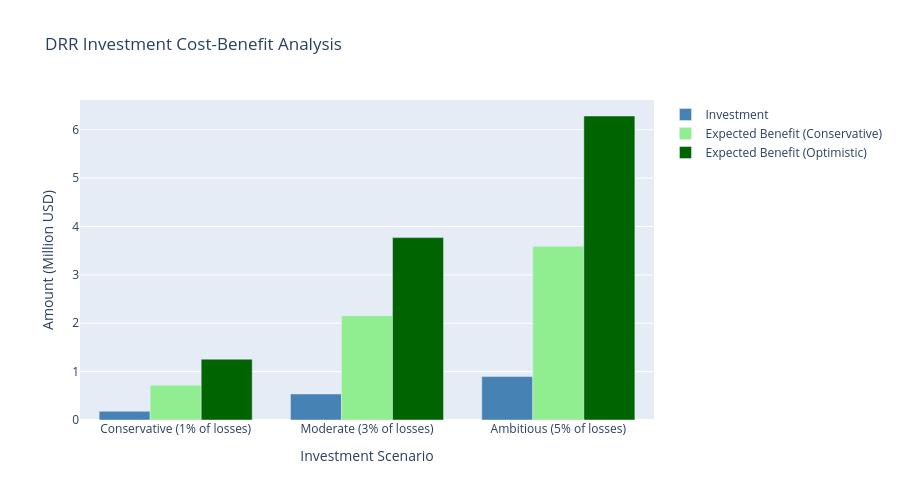

This figure's notebook cell:
### Markdown cell above
## 4. Cost-Benefit Analysis of DRR Investments

### Investment Justification:
Research shows that every $1 invested in DRR saves $4-7 in disaster losses.

### Code cell
if df is not None and 'usdvalue' in df.columns:
    avg_annual_loss = df.groupby('year')['usdvalue'].sum().mean()
    
    drr_investment_scenarios = {
        'Conservative (1% of losses)': avg_annual_loss * 0.01,
        'Moderate (3% of losses)': avg_annual_loss * 0.03,
        'Ambitious (5% of losses)': avg_annual_loss * 0.05
    }
    
    benefit_ratio_low = 4
    benefit_ratio_high = 7
    
    print("\n" + "="*80)
    print("COST-BENEFIT ANALYSIS: DRR INVESTMENT SCENARIOS")
    print("="*80)
    print(f"\nBased on average annual loss of ${avg_annual_loss/1e6:.2f} million USD\n")
    
    results = []
    for scenario, investment in drr_investment_scenarios.items():
        benefit_low = investment * benefit_ratio_low
        benefit_high = investment * benefit_ratio_high
        net_benefit_low = benefit_low - investment
        net_benefit_high = benefit_high - investment
        
        print(f"{scenario}:")
        print(f"  Annual investment: ${investment/1e6:.2f} million USD")
        print(f"  Expected benefits: ${benefit_low/1e6:.2f} - ${benefit_high/1e6:.2f} million USD")
        print(f"  Net benefit: ${net_benefit_low/1e6:.2f} - ${net_benefit_high/1e6:.2f} million USD")
        print(f"  Return on investment: {benefit_ratio_low}:1 to {benefit_ratio_high}:1\n")
        
        results.append({
            'Scenario': scenario,
            'Investment': investment/1e6,
            'Benefit_Low': benefit_low/1e6,
            'Benefit_High': benefit_high/1e6
        })
    
    results_df = pd.DataFrame(results)
    
    fig = go.Figure()
    
    fig.add_trace(go.Bar(
        name='Investment',
        x=results_df['Scenario'],
        y=results_df['Investment'],
        marker_color='steelblue'
    ))
    
    fig.add_trace(go.Bar(
        name='Expected Benefit (Conservative)',
        x=results_df['Scenario'],
        y=results_df['Benefit_Low'],
        marker_color='lightgreen'
    ))
    
    fig.add_trace(go.Bar(
        name='Expected Benefit (Optimistic)',
        x=results_df['Scenario'],
        y=results_df['Benefit_High'],
        marker_color='darkgreen'
    ))
    
    fig.update_layout(
        title='DRR Investment Cost-Benefit Analysis',
        xaxis_title='Investment Scenario',
        yaxis_title='Amount (Million USD)',
        barmode='group',
        height=500
    )
    
    fig.show()
    fig.write_html(FIGURES_DIR / 'UC1_cost_benefit_analysis.html')

### Figure 1 — Plotly figure (JSON) as saved in the notebook; plotly's stock layout.template omitted (floating-point values rounded to 4 significant figures)
{"data": [{"marker": {"color": "steelblue"}, "name": "Investment", "type": "bar", "x": ["Conservative (1% of losses)", "Moderate (3% of losses)", "Ambitious (5% of losses)"], "y": [0.1796, 0.5387, 0.8978]}, {"marker": {"color": "lightgreen"}, "name": "Expected Benefit (Conservative)", "type": "bar", "x": ["Conservative (1% of losses)", "Moderate (3% of losses)", "Ambitious (5% of losses)"], "y": [0.7183, 2.155, 3.591]}, {"marker": {"color": "darkgreen"}, "name": "Expected Benefit (Optimistic)", "type": "bar", "x": ["Conservative (1% of losses)", "Moderate (3% of losses)", "Ambitious (5% of losses)"], "y": [1.257, 3.771, 6.285]}], "layout": {"barmode": "group", "height": 500, "title": {"text": "DRR Investment Cost-Benefit Analysis"}, "xaxis": {"title": {"text": "Investment Scenario"}}, "yaxis": {"title": {"text": "Amount (Million USD)"}}}}
